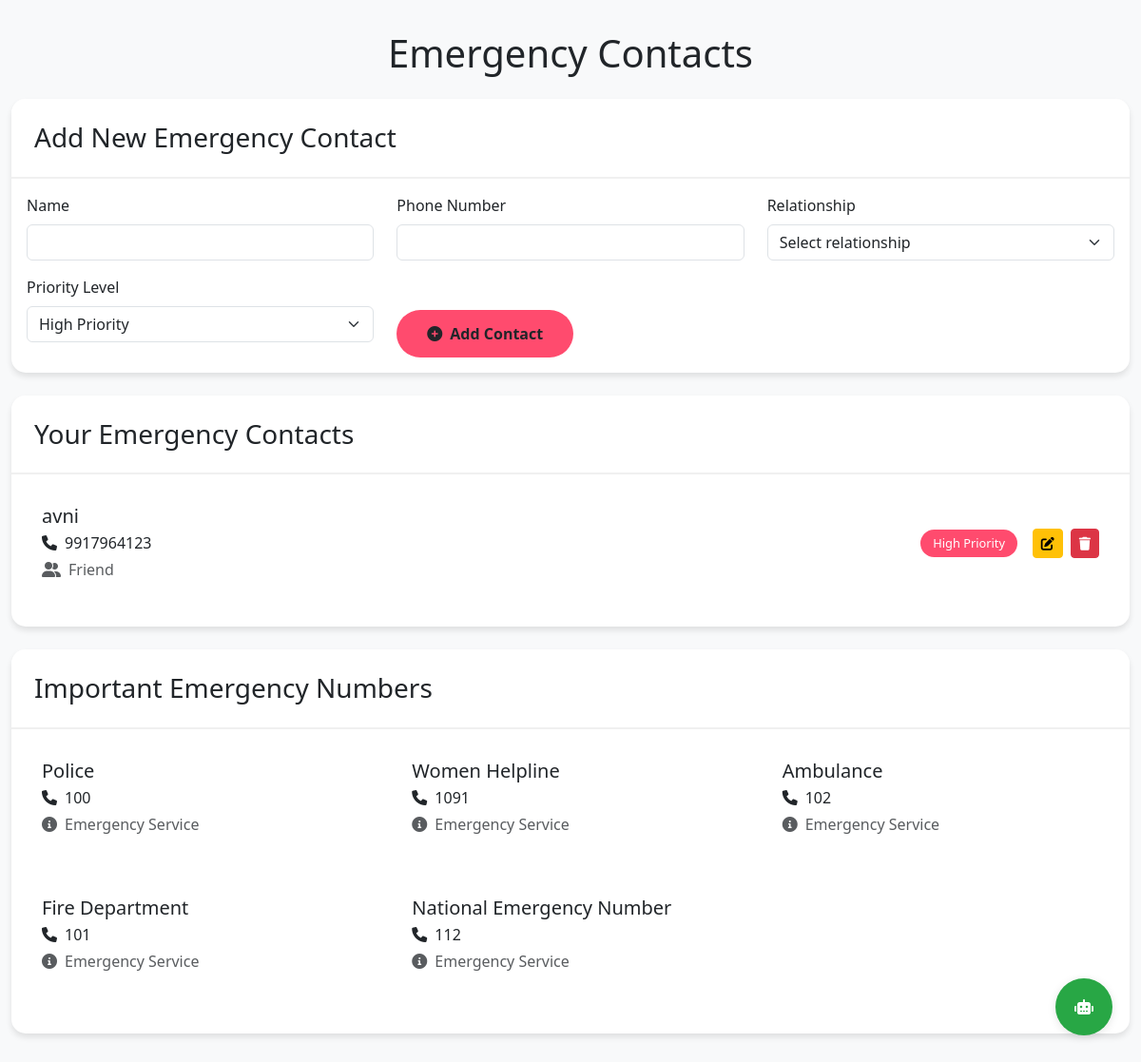
The app's page /emergency-contacts (signed in) with its own data.
### tables this page shows
CREATE TABLE emergency_contacts
                 (id INTEGER PRIMARY KEY AUTOINCREMENT,
                  user_id INTEGER NOT NULL,
                  name TEXT NOT NULL,
                  phone TEXT NOT NULL,
                  relationship TEXT,
                  priority INTEGER DEFAULT 1,
                  FOREIGN KEY (user_id) REFERENCES users (id));

### app.py (the view, shortened to what this page needs)
@app.route('/emergency-contacts', methods=['GET', 'POST'])
def emergency_contacts():
    if 'user_id' not in session:
        return redirect(url_for('login'))
    conn = get_db_connection()
    contacts = conn.execute('SELECT * FROM emergency_contacts WHERE user_id = ? ORDER BY priority',
                          (session['user_id'],)).fetchall()
    conn.close()
    predefined_contacts = [
        {'name': 'Police', 'phone': '100', 'relationship': 'Emergency Service'},
        {'name': 'Women Helpline', 'phone': '1091', 'relationship': 'Emergency Service'},
        {'name': 'Ambulance', 'phone': '102', 'relationship': 'Emergency Service'},
        {'name': 'Fire Department', 'phone': '101', 'relationship': 'Emergency Service'},
        {'name': 'National Emergency Number', 'phone': '112', 'relationship': 'Emergency Service'}
    ]
    return render_template('emergency_contacts.html', contacts=contacts, predefined_contacts=predefined_contacts)

### app.py (called while the page is built)
def get_db_connection():
    os.makedirs('database', exist_ok=True)
    conn = sqlite3.connect('database/users.db')
    conn.row_factory = sqlite3.Row
    return conn

### templates/emergency_contacts.html (shortened to what this page needs)
<!DOCTYPE html>
<html lang="en">
<head>
    <link href="https://cdn.jsdelivr.net/npm/bootstrap@5.3.0/dist/css/bootstrap.min.css" rel="stylesheet">
    <link href="https://cdnjs.cloudflare.com/ajax/libs/font-awesome/6.0.0/css/all.min.css" rel="stylesheet">
</head>
<body>
    <div class="container">
        <h1 class="text-center mb-4">Emergency Contacts</h1>
        <div class="card mb-4">
            <div class="card-header">
                <h3 class="mb-0">Add New Emergency Contact</h3>
            </div>
            <div class="card-body">
                <form method="POST" action="{{ url_for('emergency_contacts') }}">
                    <div class="row">
                        <div class="col-md-4 mb-3">
                            <label for="name" class="form-label">Name</label>
                            <input type="text" class="form-control" id="name" name="name" required>
                        </div>
                        <div class="col-md-4 mb-3">
                            <label for="phone" class="form-label">Phone Number</label>
                            <input type="tel" class="form-control" id="phone" name="phone" required>
                        </div>
                        <div class="col-md-4 mb-3">
                            <label for="relationship" class="form-label">Relationship</label>
                            <select class="form-select" id="relationship" name="relationship" required>
                                <option value="">Select relationship</option>
                            </select>
                        </div>
                    </div>
                    <div class="row">
                        <div class="col-md-4 mb-3">
                            <label for="priority" class="form-label">Priority Level</label>
                            <select class="form-select" id="priority" name="priority">
                                <option value="1">High Priority</option>
                            </select>
                        </div>
                        <div class="col-md-8 d-flex align-items-end">
                            <button type="submit" class="btn btn-add">
                                <i class="fas fa-plus-circle me-2"></i>Add Contact
                            </button>
                        </div>
                    </div>
                </form>
            </div>
        </div>
        <div class="card mb-4">
            <div class="card-header">
                <h3 class="mb-0">Your Emergency Contacts</h3>
            </div>
            <div class="card-body">
                {% if contacts %}
                    {% for contact in contacts %}
                        <div class="contact-card">
                            <div class="d-flex justify-content-between align-items-center">
                                <div>
                                    <h5 class="mb-1">{{ contact.name }}</h5>
                                    <p class="mb-1"><i class="fas fa-phone me-2"></i>{{ contact.phone }}</p>
                                    <p class="mb-0 text-muted"><i class="fas fa-user-friends me-2"></i>{{ contact.relationship }}</p>
                                </div>
                                <div class="d-flex align-items-center">
                                    <span class="priority-badge me-3">
                                        {% if contact.priority == 1 %}
                                            High Priority
                                        {% elif contact.priority == 2 %}
                                            Medium Priority
                                        {% else %}
                                            Low Priority
                                        {% endif %}
                                    </span>
                                    <a href="{{ url_for('edit_contact', contact_id=contact.id) }}" class="btn btn-warning btn-sm me-2">
                                        <i class="fas fa-edit"></i>
                                    </a>
                                    <form method="POST" action="{{ url_for('delete_contact', contact_id=contact.id) }}" class="d-inline">
                                        <button type="submit" class="btn btn-danger btn-sm" onclick="return confirm('Are you sure you want to delete this contact?')">
                                            <i class="fas fa-trash"></i>
                                        </button>
                                    </form>
                                </div>
                            </div>
                        </div>
                    {% endfor %}
                {% else %}
                    <p class="text-center text-muted">No emergency contacts added yet.</p>
                {% endif %}
            </div>
        </div>
        <div class="card">
            <div class="card-header">
                <h3 class="mb-0">Important Emergency Numbers</h3>
            </div>
            <div class="card-body">
                <div class="row">
                    {% for contact in predefined_contacts %}
                        <div class="col-md-4 mb-3">
                            <div class="contact-card">
                                <h5 class="mb-1">{{ contact.name }}</h5>
                                <p class="mb-1"><i class="fas fa-phone me-2"></i>{{ contact.phone }}</p>
                                <p class="mb-0 text-muted"><i class="fas fa-info-circle me-2"></i>{{ contact.relationship }}</p>
                            </div>
                        </div>
                    {% endfor %}
                </div>
            </div>
        </div>
    </div>
    <div class="floating-chatbot" onclick="openChatbot()">
        <i class="fas fa-robot"></i>
    </div>
</body>
</html>

### templates/emergency_contacts.html (style rules this page uses)
body { background-color: #f8f9fa; font-family: 'Segoe UI', Tahoma, Geneva, Verdana, sans-serif; }
.container { max-width: 1200px; margin: 2rem auto; }
.card { border: none; border-radius: 15px; box-shadow: 0 4px 6px rgba(0, 0, 0, 0.1); margin-bottom: 2rem; }
.card-header { background-color: #fff; border-bottom: 2px solid #f0f0f0; border-radius: 15px 15px 0 0 !important; padding: 1.5rem; }
.contact-card { background: white; border-radius: 10px; padding: 1rem; margin-bottom: 1rem; transition: transform 0.2s; }
.btn-add { background-color: #ff4b6e; border: none; border-radius: 25px; padding: 0.8rem 2rem; font-weight: 600; }
.priority-badge { background-color: #ff4b6e; color: white; padding: 0.3rem 0.8rem; border-radius: 15px; font-size: 0.8rem; }
.floating-chatbot { position: fixed; bottom: 30px; right: 30px; background: #28a745; color: white; width: 60px; height: 60px; border-radius: 50%; box-shadow: 0 2px 10px rgba(0,0,0,0.1); cursor: pointer; transition: all 0.3s; z-index: 999; display: flex; align-items: center; justify-content: center; }

### records on screen
emergency_contacts: name "avni", phone "9917964123", relationship "Friend", priority "High Priority"

### other values on screen
{{ contact.name }} "Police" "Women Helpline" "Ambulance" "Fire Department" "National Emergency Number"
{{ contact.phone }} "100" "1091" "102" "101" "112"
{{ contact.relationship }} "Emergency Service" "Emergency Service" "Emergency Service" "Emergency Service" "Emergency Service"
